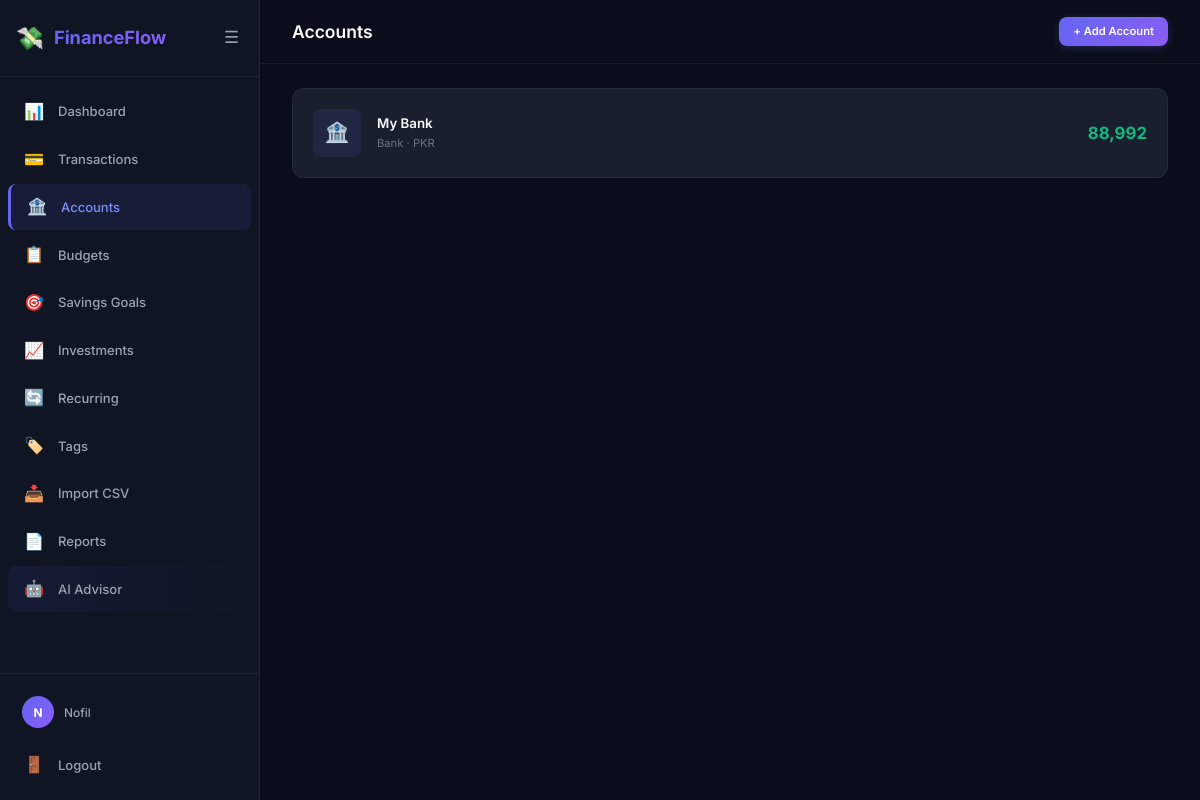
The page /accounts/ (signed in) on the database its author committed.
### app/models/user.py (models this page shows, shortened)
class User(UserMixin, db.Model):
    __tablename__ = 'users'
    user_id = db.Column(db.Integer, primary_key=True)
    name = db.Column(db.String(100), nullable=False)
    email = db.Column(db.String(150), unique=True, nullable=False)
    phone = db.Column(db.String(20))
    password_hash = db.Column(db.String(256))
    google_id = db.Column(db.String(100), unique=True)
    avatar_url = db.Column(db.String(500))
    preferred_currency = db.Column(db.String(10), default='PKR')
    is_active = db.Column(db.Boolean, default=True)
    created_at = db.Column(db.DateTime, default=datetime.utcnow)
    accounts = db.relationship('Account', backref='user', lazy='dynamic')
    transactions = db.relationship('Transaction', backref='user', lazy='dynamic')
    budgets = db.relationship('Budget', backref='user', lazy='dynamic')
    savings_goals = db.relationship('SavingsGoal', backref='user', lazy='dynamic')
    investments = db.relationship('Investment', backref='user', lazy='dynamic')
    recurring_transactions = db.relationship('RecurringTransaction', backref='user', lazy='dynamic')
    categories = db.relationship('Category', backref='user', lazy='dynamic')
    tags = db.relationship('Tag', backref='user', lazy='dynamic')
    notifications = db.relationship('Notification', backref='user', lazy='dynamic')
    financial_profile = db.relationship('FinancialProfile', backref='user', uselist=False, lazy='joined')
    ai_messages = db.relationship('AiChatMessage', backref='user', lazy='dynamic', order_by='AiChatMessage.created_at')
    @property
    def display_name(self):
        return self.name or self.email.split('@')[0]

### app/models/account.py (models this page shows, shortened)
class Account(db.Model):
    __tablename__ = 'accounts'
    ACCOUNT_TYPES = ('cash', 'bank', 'credit', 'wallet')
    account_id = db.Column(db.Integer, primary_key=True)
    user_id = db.Column(db.Integer, db.ForeignKey('users.user_id'), nullable=False)
    account_name = db.Column(db.String(100), nullable=False)
    account_type = db.Column(db.String(20), nullable=False)
    currency = db.Column(db.String(10), default='PKR')
    is_active = db.Column(db.Boolean, default=True)
    is_deleted = db.Column(db.Boolean, default=False)
    deleted_at = db.Column(db.DateTime)
    created_at = db.Column(db.DateTime, default=datetime.utcnow)
    transactions = db.relationship('Transaction', backref='account', lazy='dynamic')
    @property
    def balance(self):
        from .transaction import Transaction
        result = db.session.query(
            db.func.coalesce(
                db.func.sum(
                    db.case(
                        (Transaction.transaction_type == 'income', Transaction.amount),
                        else_=-Transaction.amount
                    )
                ), 0
            )
        ).filter(
            Transaction.account_id == self.account_id,
            Transaction.is_deleted == False
        ).scalar()
        return result

### app/accounts/routes.py (the view)
@accounts_bp.route('/')
@login_required
def index():
    accounts = Account.query.filter_by(
        user_id=current_user.user_id, is_deleted=False
    ).all()
    return render_template('accounts/list.html', accounts=accounts)

### app/__init__.py (called while the page is built)
def _register_user_loader():
    from .models.user import User
    @login_manager.user_loader
    def load_user(user_id):
        return db.session.get(User, int(user_id))

def _register_context_processors(app):
    @app.context_processor
    def inject_globals():
        return {
            'app_name': 'FinanceFlow',
            'config': app.config,
        }

### app/templates/accounts/list.html (shortened to what this page needs)
{% extends 'base.html' %}
{% block page_title %}Accounts{% endblock %}
{% block top_actions %}
<a href="{{ url_for('accounts.add') }}" class="btn btn-primary btn-sm">+ Add Account</a>
{% endblock %}
{% block content %}
{% if accounts %}
<div class="kpi-grid">
    {% for account in accounts %}
    <a href="{{ url_for('accounts.detail', account_id=account.account_id) }}" style="text-decoration:none;color:inherit;">
        <div class="account-card">
            <div class="account-icon">
                {% if account.account_type == 'cash' %}💵
                {% elif account.account_type == 'bank' %}🏦
                {% elif account.account_type == 'credit' %}💳
                {% else %}👛{% endif %}
            </div>
            <div class="account-details">
                <div class="account-name">{{ account.account_name }}</div>
                <div class="account-type">{{ account.account_type }} · {{ account.currency }}</div>
            </div>
            <div class="account-balance {% if account.balance >= 0 %}text-success{% else %}text-danger{% endif %}">
                {{ '{:,.0f}'.format(account.balance) }}
            </div>
        </div>
    </a>
    {% endfor %}
</div>
{% else %}
<div class="empty-state">
    <div class="empty-state-icon">🏦</div>
    <div class="empty-state-text">No accounts yet</div>
    <a href="{{ url_for('accounts.add') }}" class="btn btn-primary">+ Add Account</a>
</div>
{% endif %}
{% endblock %}

### app/templates/base.html (shortened to what this page needs)
<!DOCTYPE html>
<html lang="en">
<head>
    <link rel="stylesheet" href="{{ url_for('static', filename='css/style.css') }}">
</head>
<body>
    {% if current_user.is_authenticated %}
    <div class="app-layout">
        <aside class="sidebar" id="sidebar">
            <div class="sidebar-header">
                <div class="logo">
                    <span class="logo-icon">💸</span>
                    <span class="logo-text">FinanceFlow</span>
                </div>
                <button class="sidebar-toggle" id="sidebarToggle" aria-label="Toggle sidebar">
                    <span class="toggle-icon">☰</span>
                </button>
            </div>
            <nav class="sidebar-nav">
                <a href="{{ url_for('dashboard.index') }}" class="nav-item {% if request.endpoint and request.endpoint.startswith('dashboard') %}active{% endif %}">
                    <span class="nav-icon">📊</span><span class="nav-label">Dashboard</span>
                </a>
                <a href="{{ url_for('transactions.index') }}" class="nav-item {% if request.endpoint and request.endpoint.startswith('transactions') %}active{% endif %}">
                    <span class="nav-icon">💳</span><span class="nav-label">Transactions</span>
                </a>
                <a href="{{ url_for('accounts.index') }}" class="nav-item {% if request.endpoint and request.endpoint.startswith('accounts') %}active{% endif %}">
                    <span class="nav-icon">🏦</span><span class="nav-label">Accounts</span>
                </a>
                <a href="{{ url_for('budgets.index') }}" class="nav-item {% if request.endpoint and request.endpoint.startswith('budgets') %}active{% endif %}">
                    <span class="nav-icon">📋</span><span class="nav-label">Budgets</span>
                </a>
                <a href="{{ url_for('savings.index') }}" class="nav-item {% if request.endpoint and request.endpoint.startswith('savings') %}active{% endif %}">
                    <span class="nav-icon">🎯</span><span class="nav-label">Savings Goals</span>
                </a>
                <a href="{{ url_for('investments.index') }}" class="nav-item {% if request.endpoint and request.endpoint.startswith('investments') %}active{% endif %}">
                    <span class="nav-icon">📈</span><span class="nav-label">Investments</span>
                </a>
                <a href="{{ url_for('recurring.index') }}" class="nav-item {% if request.endpoint and request.endpoint.startswith('recurring') %}active{% endif %}">
                    <span class="nav-icon">🔄</span><span class="nav-label">Recurring</span>
                </a>
                <a href="{{ url_for('tags.index') }}" class="nav-item {% if request.endpoint and request.endpoint.startswith('tags') %}active{% endif %}">
                    <span class="nav-icon">🏷️</span><span class="nav-label">Tags</span>
                </a>
                <a href="{{ url_for('imports.upload') }}" class="nav-item {% if request.endpoint and request.endpoint.startswith('imports') %}active{% endif %}">
                    <span class="nav-icon">📥</span><span class="nav-label">Import CSV</span>
                </a>
                <a href="{{ url_for('reports.index') }}" class="nav-item {% if request.endpoint and request.endpoint.startswith('reports') %}active{% endif %}">
                    <span class="nav-icon">📄</span><span class="nav-label">Reports</span>
                </a>
                <a href="{{ url_for('ai.advisor') }}" class="nav-item {% if request.endpoint and request.endpoint.startswith('ai') %}active{% endif %}" style="background: linear-gradient(90deg, rgba(99,102,241,0.08), transparent);">
                    <span class="nav-icon">🤖</span><span class="nav-label">AI Advisor</span>
                </a>
            </nav>
            <div class="sidebar-footer">
                <div class="user-info">
                    {% if current_user.avatar_url %}
                    <img src="{{ current_user.avatar_url }}" alt="avatar" class="user-avatar">
                    {% else %}
                    <div class="user-avatar-placeholder">{{ current_user.display_name[0] | upper }}</div>
                    {% endif %}
                    <span class="user-name">{{ current_user.display_name }}</span>
                </div>
                <a href="{{ url_for('auth.logout') }}" class="nav-item logout-btn">
                    <span class="nav-icon">🚪</span><span class="nav-label">Logout</span>
                </a>
            </div>
        </aside>
        <main class="main-content">
            <header class="top-bar">
                <h1 class="page-title">{% block page_title %}Dashboard{% endblock %}</h1>
                <div class="top-bar-actions">
                    {% block top_actions %}{% endblock %}
                </div>
            </header>
            <div class="content-area">
                {% block content %}{% endblock %}
            </div>
        </main>
    </div>
    {% endif %}
</body>
</html>

### rows shown on the page
User: name "N", display_name "Nofil"
Account: account_name "My Bank", account_type "Bank", currency "PKR", balance "88,992"
